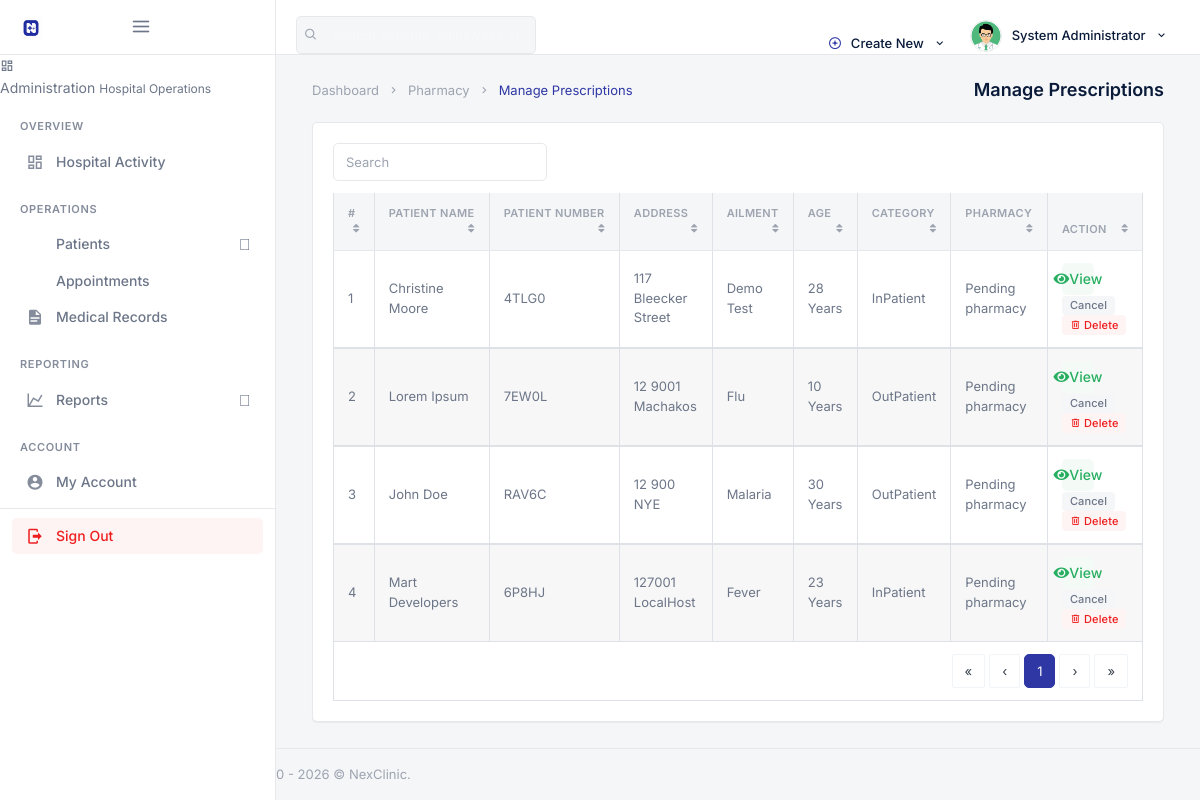
/backend/admin/clinical/his_admin_manage_presc.php (signed in), run on the app's committed database.
### tables this page shows
CREATE TABLE `his_admin` (
  `ad_id` int(20) NOT NULL,
  `ad_fname` varchar(200) DEFAULT NULL,
  `ad_lname` varchar(200) DEFAULT NULL,
  `ad_email` varchar(200) DEFAULT NULL,
  `ad_pwd` varchar(200) DEFAULT NULL,
  `ad_dpic` varchar(200) DEFAULT NULL
);

CREATE TABLE `his_prescriptions` (
  `pres_id` int(200) NOT NULL,
  `prescribed_by` int(20) DEFAULT NULL,
  `pres_pat_name` varchar(200) DEFAULT NULL,
  `pres_pat_age` varchar(200) DEFAULT NULL,
  `pres_pat_number` varchar(200) DEFAULT NULL,
  `pres_number` varchar(200) DEFAULT NULL,
  `pres_pat_addr` varchar(200) DEFAULT NULL,
  `pres_pat_type` varchar(200) DEFAULT NULL,
  `pres_date` timestamp(4) NOT NULL DEFAULT CURRENT_TIMESTAMP(4) ON UPDATE CURRENT_TIMESTAMP(4),
  `pres_pat_ailment` varchar(200) DEFAULT NULL,
  `pres_ins` longtext,
  `pres_status` varchar(40) NOT NULL DEFAULT 'pending',
  `dispensed_by` int(20) DEFAULT NULL,
  `dispensed_at` datetime DEFAULT NULL
);

### backend/assets/inc/nex_paths.php (called while the page is built, shortened)
<?php
function nex_admin_base() {
    return isset($GLOBALS['nex_admin_base']) ? (string) $GLOBALS['nex_admin_base'] : '';
}
function nex_admin_url($path) {
    $path = ltrim((string) $path, '/');
    return nex_admin_base() . $path;
}

### backend/assets/inc/nex_prescription.php (called while the page is built, shortened)
<?php
function nex_rx_statuses() {
    return [
        'pending' => 'Pending pharmacy',
        'partial' => 'Partially dispensed',
        'dispensed' => 'Dispensed',
        'cancelled' => 'Cancelled',
    ];
}
function nex_rx_status_label($status) {
    $map = nex_rx_statuses();
    $status = (string) $status;
    return $map[$status] ?? ($status !== '' ? $status : '—');
}

### backend/admin/clinical/his_admin_manage_presc.php (the view, shortened to what this page needs)
<?php
require __DIR__ . '/../_init.php';
require_once __DIR__ . '/../../assets/inc/nex_prescription.php';
?>
<!DOCTYPE html>
<html lang="en">
<?php include __DIR__ . '/../assets/inc/head.php';?>
    <body>
        <div id="wrapper">
                <?php include __DIR__ . '/../assets/inc/nav.php';?>
                <?php include __DIR__ . '/../assets/inc/sidebar.php';?>
            <div class="content-page">
                <div class="content">
                    <div class="container-fluid">
                        <div class="row">
                            <div class="col-12">
                                <div class="page-title-box">
                                    <div class="page-title-right">
                                        <ol class="breadcrumb m-0">
                                            <li class="breadcrumb-item"><a href="javascript: void(0);">Dashboard</a></li>
                                            <li class="breadcrumb-item"><a href="javascript: void(0);">Pharmacy</a></li>
                                            <li class="breadcrumb-item active">Manage Prescriptions</li>
                                        </ol>
                                    </div>
                                    <h4 class="page-title">Manage Prescriptions</h4>
                                </div>
                            </div>
                        </div>
                        <div class="row">
                            <div class="col-12">
                                <div class="card-box">
                                    <div class="mb-2">
                                        <div class="row">
                                            <div class="col-12 text-sm-center form-inline" >
                                                <div class="form-group">
                                                    <input id="demo-foo-search" type="text" placeholder="Search" class="form-control form-control-sm" autocomplete="on">
                                                </div>
                                            </div>
                                        </div>
                                    </div>
                                    <div class="table-responsive">
                                        <table id="demo-foo-filtering" class="table table-bordered toggle-circle mb-0" data-page-size="7">
                                            <thead>
                                            <tr>
                                                <th>#</th>
                                                <th data-toggle="true">Patient Name</th>
                                                <th data-hide="phone">Patient Number</th>
                                                <th data-hide="phone">Address</th>
                                                <th data-hide="phone">Ailment</th>
                                                <th data-hide="phone">Age</th>
                                                <th data-hide="phone">Category</th>
                                                <th data-hide="phone">Pharmacy</th>
                                                <th data-hide="phone">Action</th>
                                            </tr>
                                            </thead>
                                            <?php
                                                $ret="SELECT * FROM  his_prescriptions ORDER BY pres_date DESC ";
                                                $stmt= $mysqli->prepare($ret) ;
                                                $stmt->execute() ;
                                                $res=$stmt->get_result();
                                                $cnt=1;
                                                while($row=$res->fetch_object())
                                                {
                                            ?>
                                                <tbody>
                                                <tr>
                                                    <td><?php echo escape_output($cnt); ?></td>
                                                    <td><?php echo escape_output($row->pres_pat_name); ?></td>
                                                    <td><?php echo escape_output($row->pres_pat_number); ?></td>
                                                    <td><?php echo escape_output($row->pres_pat_addr); ?></td>
                                                    <td><?php echo escape_output($row->pres_pat_ailment); ?></td>
                                                    <td><?php echo escape_output($row->pres_pat_age); ?> Years</td>
                                                    <td><?php echo escape_output($row->pres_pat_type); ?></td>
                                                    <td><?php echo escape_output(isset($row->pres_status) ? nex_rx_status_label($row->pres_status) : '—'); ?></td>
                                                    <td>
                                                        <a href="his_admin_view_single_pres.php?pres_number=<?php echo escape_output($row->pres_number); ?>&amp;pres_id=<?php echo (int) $row->pres_id; ?>" class="badge badge-success"><i class="fas fa-eye"></i> View</a>
                                                        <?php if (isset($row->pres_status) && $row->pres_status === 'pending') { ?>
                                                        <form method="post" class="d-inline" onsubmit="return confirm('Cancel this pending prescription?');">
                                                            <button type="submit" class="badge badge-secondary border-0">Cancel</button>
                                                        </form>
                                                        <?php } ?>
                                                        <?php echo render_delete_button('delete_pres_number', $row->pres_number); ?>
                                                    </td>
                                                </tr>
                                                </tbody>
                                            <?php  $cnt = $cnt +1 ; }?>
                                            <tfoot>
                                            <tr class="active">
                                                <td colspan="9">
                                                    <div class="text-right">
                                                        <ul class="pagination pagination-rounded justify-content-end footable-pagination m-t-10 mb-0"></ul>
                                                    </div>
                                                </td>
                                            </tr>
                                            </tfoot>
                                        </table>
                                    </div>
                                </div>
                            </div>
                        </div>
                    </div>
                </div>
                 <?php include __DIR__ . '/../assets/inc/footer.php';?>
            </div>
        </div>
    </body>
</html>

### backend/admin/assets/inc/nav.php (shortened to what this page needs)
<?php
    $aid=$_SESSION['ad_id'];
    $ret="select * from his_admin where ad_id=?";
    $stmt= $mysqli->prepare($ret);
    $stmt->bind_param('i',$aid);
    $stmt->execute();
    $res=$stmt->get_result();
    while($row=$res->fetch_object())
    {
?>
    <div class="navbar-custom">
        <ul class="list-unstyled topnav-menu topnav-menu-left m-0">
            <li class="d-none d-lg-block">
                <form class="app-search" autocomplete="off">
                    <div class="app-search-box">
                        <button class="btn" type="button"><i class="fe-search"></i></button>
                        <input type="text" class="form-control" placeholder="Search patients, employees, records…">
                    </div>
                </form>
            </li>
        </ul>
        <div class="logo-box bg-black">
            <a href="<?php echo escape_output(nex_admin_url('his_admin_dashboard.php')); ?>" class="logo text-center">
                <span class="logo-lg">
                    <img src="<?php echo escape_output(nex_admin_url('assets/images/logo-dark.png')); ?>" alt="NexClinic" height="22">
                    <span class="ml-1 text-white font-weight-bold" style="font-size:14px;letter-spacing:-0.02em;">NexClinic</span>
                </span>
            </a>
            <button class="button-menu-mobile">
                <i class="fe-menu"></i>
            </button>
        </div>
        <ul class="list-unstyled topnav-menu float-right mb-0">
            <li class="dropdown notification-list d-none d-lg-block">
                <a class="nav-link dropdown-toggle waves-effect waves-light" data-toggle="dropdown" href="#" role="button" aria-haspopup="false" aria-expanded="false">
                    <i class="fe-plus-circle mr-1" style="color: var(--hms-primary);"></i>
                    Create New
                    <i class="mdi mdi-chevron-down ml-1"></i>
                </a>
            </li>
            <li class="dropdown notification-list">
                <a class="nav-link dropdown-toggle nav-user mr-0 waves-effect waves-light" data-toggle="dropdown" href="#" role="button" aria-haspopup="false" aria-expanded="false">
                    <img src="<?php echo escape_output(nex_admin_url('assets/images/users/' . $row->ad_dpic)); ?>" alt="User" class="rounded-circle">
                    <span class="pro-user-name ml-1 d-none d-lg-inline">
                        <?php echo escape_output($row->ad_fname); ?> <?php echo escape_output($row->ad_lname); ?>
                        <i class="mdi mdi-chevron-down ml-1"></i>
                    </span>
                </a>
            </li>
        </ul>
    </div>
<?php }?>

### backend/security.php (shortened to what this page needs)
<?php
function escape_output($string) {
    return htmlspecialchars((string) $string, ENT_QUOTES, 'UTF-8');
}
function generate_csrf_token() {
    return $_SESSION['csrf_token'];
}
function render_delete_button($post_key, $id_value, $confirm_message = 'Delete this record?') {
    $token = escape_output(generate_csrf_token());
    $id = escape_output((string) $id_value);
    $key = escape_output($post_key);
    $confirm = escape_output($confirm_message);
    return '<form method="post" class="d-inline" onsubmit="return confirm(\'' . $confirm . '\');">'
        . '<input type="hidden" name="csrf_token" value="' . $token . '">'
        . '<input type="hidden" name="' . $key . '" value="' . $id . '">'
        . '<button type="submit" class="badge badge-danger border-0"><i class="mdi mdi-trash-can-outline"></i> Delete</button>'
        . '</form>';
}

### data on the page
his_admin: ad_dpic (picture), ad_fname "System", ad_lname "Administrator"
his_prescriptions: pres_pat_name "Christine Moore", pres_pat_number "4TLG0", pres_pat_addr "117 Bleecker Street", pres_pat_ailment "Demo Test", pres_pat_age "28", pres_pat_type "InPatient", pres_status "Pending pharmacy"
his_prescriptions: cnt "2", pres_pat_name "Lorem Ipsum", pres_pat_number "7EW0L", pres_pat_addr "12 9001 Machakos", pres_pat_ailment "Flu", pres_pat_age "10", pres_pat_type "OutPatient", pres_status "Pending pharmacy"
his_prescriptions: cnt "3", pres_pat_name "John Doe", pres_pat_number "RAV6C", pres_pat_addr "12 900 NYE", pres_pat_ailment "Malaria", pres_pat_age "30", pres_pat_type "OutPatient", pres_status "Pending pharmacy"
his_prescriptions: cnt "4", pres_pat_name "Mart Developers", pres_pat_number "6P8HJ", pres_pat_addr "127001 LocalHost", pres_pat_ailment "Fever", pres_pat_age "23", pres_pat_type "InPatient", pres_status "Pending pharmacy"

### other printed values
escape_output($nex_ws_meta['label']) "Administration"
escape_output($nex_ws_meta['tagline']) "Hospital Operations"
escape_output($section['title']) "OVERVIEW"
escape_output($item['label']) "Hospital Activity"
escape_output($section['title']) "OPERATIONS"
escape_output($item['label']) "Patients"
escape_output($item['label']) "Appointments"
escape_output($item['label']) "Medical Records"
escape_output($section['title']) "REPORTING"
escape_output($item['label']) "Reports"
escape_output($section['title']) "ACCOUNT"
escape_output($item['label']) "My Account"
